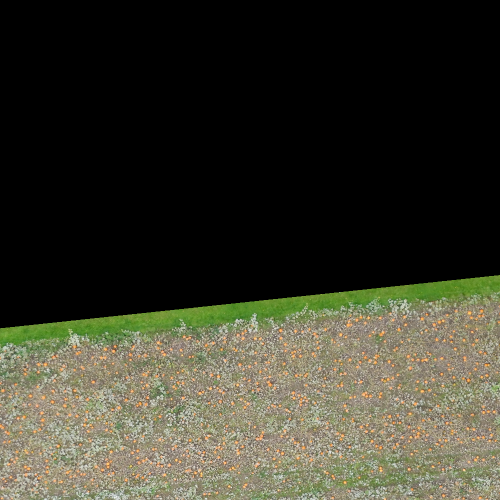
#> input picture Pumpkin_Counting/Mask data/mask_img.jpg, 1000 x 1000 px (shown at 1/2 size); the run also reads 1 picture not shown here
$ python Mask.py
#> lines starting #> are read from the running program, lines starting #| are printed output that depends on the picture; after the words box and inside, x2 and y2 are one past the last pixel; in counts of white or black regions, pixels touching at a corner belong together; long printed decimals are rounded
import cv2
import numpy as np
import os
import matplotlib.pyplot as plt

REF_IMG_NO = 4

def extract_annotated_pixels_and_mask(original_image_path, annotated_image_path):
    # Read the original and annotated images
#> called with original_image_path = 'Mask data/mask_img.jpg', annotated_image_path = 'Mask data/mask_img_4_red.jpg'
    original_image = cv2.imread(original_image_path)
#> original_image is the input picture: shape (1000, 1000, 3); mean B, G, R 44.9, 57.8, 58.8
    annotated_image = cv2.imread(annotated_image_path)

    # Create a mask for the annotated pixels (using red color range)
    mask = cv2.inRange(annotated_image, (0, 0, 245), (10, 10, 255))
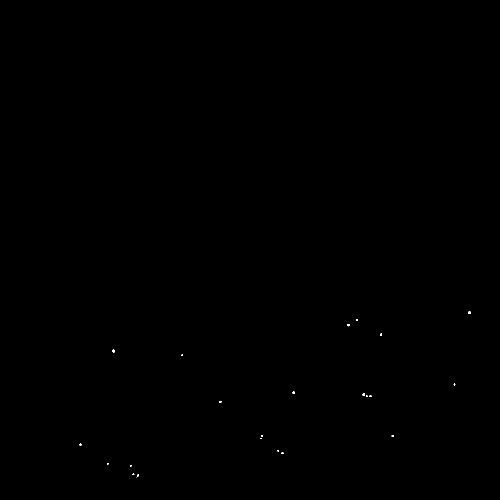
#> mask: shape (1000, 1000) (shown at 1/2 size); 0.03% white in thin lines or dots, all inside (x1, y1, x2, y2) = (159, 623, 941, 955)

    # Apply the mask to the original image to extract annotated pixel values
    annotated_pixel_values = original_image[mask == 255]
#> annotated_pixel_values = 292 rows, first 8: [103, 161, 236], [104, 165, 245], [105, 162, 241], [100, 154, 229], [109, 185, 250], [106, 188, 250], [105, 186, 250], [105, 182, 249]

    return annotated_pixel_values, mask

def calculate_color_statistics(pixel_values):
    # Convert pixel values to numpy array
    pixel_values = np.array(pixel_values)

    # Calculate mean and standard deviation in RGB color space
    mean_rgb = np.mean(pixel_values, axis=0)
    std_rgb = np.std(pixel_values, axis=0)

    # Convert pixel values to CieLAB color space
    pixel_lab = cv2.cvtColor(pixel_values.reshape(1, -1, 3), cv2.COLOR_RGB2Lab)

    # Calculate mean and standard deviation in CieLAB color space
    mean_lab = np.mean(pixel_lab, axis=(0, 1))
    std_lab = np.std(pixel_lab, axis=(0, 1))

    # Calculate covariance matrix in RGB color space
    cov_rgb = np.cov(pixel_values.transpose())

    full_cov = np.concatenate((mean_rgb, cov_rgb.flatten()))

    return mean_rgb, std_rgb, mean_lab, std_lab, full_cov

def visualize_distribution(pixel_values, pixel_lab, save_path=None):
    # Visualize distribution of color values in RGB and CieLAB color spaces
    r, g, b = pixel_values[:, 0], pixel_values[:, 1], pixel_values[:, 2]
    l, a, b_lab = pixel_lab[:, :, 0], pixel_lab[:, :, 1], pixel_lab[:, :, 2]

    plt.figure(figsize=(12, 6))

    # Plot RGB distribution
    plt.subplot(2, 3, 1)
    plt.hist(r, bins=20, color='red', alpha=0.5, label='R')
    plt.title("RGB Distribution (R)")
    plt.xlabel("Pixel Intensity")
    plt.ylabel("Frequency")
    plt.legend()

    plt.subplot(2, 3, 2)
    plt.hist(g, bins=20, color='green', alpha=0.5, label='G')
    plt.title("RGB Distribution (G)")
    plt.xlabel("Pixel Intensity")
    plt.ylabel("Frequency")
    plt.legend()

    plt.subplot(2, 3, 3)
    plt.hist(b, bins=20, color='blue', alpha=0.5, label='B')
    plt.title("RGB Distribution (B)")
    plt.xlabel("Pixel Intensity")
    plt.ylabel("Frequency")
    plt.legend()

    # Plot CieLAB distribution
    plt.subplot(2, 3, 4)
    plt.hist(l.ravel(), bins=20, color='lightgray', alpha=0.5, label='L*')
    plt.title("CieLAB L* Distribution")
    plt.xlabel("L* Value")
    plt.ylabel("Frequency")

    plt.subplot(2, 3, 5)
    plt.hist(a.ravel(), bins=20, color='lightgreen', alpha=0.5, label='a*')
    plt.title("CieLAB a* Distribution")
    plt.xlabel("a* Value")
    plt.ylabel("Frequency")

    plt.subplot(2, 3, 6)
    plt.hist(b_lab.ravel(), bins=20, color='skyblue', alpha=0.5, label='b*')
    plt.title("CieLAB b* Distribution")
    plt.xlabel("b* Value")
    plt.ylabel("Frequency")

    plt.tight_layout()

    if save_path:
        plt.savefig(save_path)
    else:
        plt.show()

def save_mean_color(mean_rgb, save_path):
    mean_rgb_img = np.full((100, 100, 3), mean_rgb, dtype=np.uint8)
    plt.figure(figsize=(5, 5))
    plt.imshow(cv2.cvtColor(mean_rgb_img, cv2.COLOR_BGR2RGB))
    plt.title("Mean Color (RGB)")
    plt.axis('off')
    plt.savefig(save_path)

def save_covariance_matrix(cov_rgb, save_path):
    np.savetxt(save_path, cov_rgb)

# Main function
if __name__ == "__main__":
    # Provide the paths to the original and annotated images
    original_image_path = "Mask data/mask_img.jpg"
    annotated_image_path = "Mask data/mask_img_" + str(REF_IMG_NO) + "_red.jpg"

    # Extract annotated pixels and mask
    annotated_pixel_values, mask = extract_annotated_pixels_and_mask(original_image_path, annotated_image_path)

    # Calculate color statistics
    mean_rgb, std_rgb, mean_lab, std_lab, cov_rgb = calculate_color_statistics(annotated_pixel_values)
#> in calculate_color_statistics, `pixel_values = np.array(pixel_values)`: pixel_values has the same summary as annotated_pixel_values in extract_annotated_pixels_and_mask
#> in calculate_color_statistics, `mean_rgb = np.mean(pixel_values, axis=0)`: mean_rgb = [112.6, 184.3, 243.9]
#> in calculate_color_statistics, `std_rgb = np.std(pixel_values, axis=0)`: std_rgb = [17.76, 17.81, 15.51]
#> in calculate_color_statistics, `pixel_lab = cv2.cvtColor(pixel_values.reshape(1, -1, 3), cv2.COLOR_RGB..`: pixel_lab = 292 rows, first 8: [167, 131, 85], [171, 131, 82], [168, 132, 83], [161, 132, 85], [186, 123, 89], [188, 121, 90], [186, 121, 89], [183, 123, 88]
#> in calculate_color_statistics, `mean_lab = np.mean(pixel_lab, axis=(0, 1))`: mean_lab = [185.2, 122.4, 91.71]
#> in calculate_color_statistics, `std_lab = np.std(pixel_lab, axis=(0, 1))`: std_lab = [14.52, 7.39, 7.75]
#> in calculate_color_statistics, `cov_rgb = np.cov(pixel_values.transpose())`: cov_rgb = [[316.6, 135.6, 48.22], [135.6, 318.4, 148.9], [48.22, 148.9, 241.4]]
#> in calculate_color_statistics, `full_cov = np.concatenate((mean_rgb, cov_rgb.flatten()))`: full_cov = [112.6, 184.3, 243.9, 316.6, 135.6, 48.22, 135.6, 318.4, 148.9, 48.22, 148.9, 241.4]
#> mean_rgb = [112.6, 184.3, 243.9]; std_rgb = [17.76, 17.81, 15.51]; mean_lab = [185.2, 122.4, 91.71]; std_lab = [14.52, 7.39, 7.75]; cov_rgb has the same summary as full_cov in calculate_color_statistics
    print("RGB Mean:", mean_rgb)
#| RGB Mean: [112.589  184.325 243.853]
    print("RGB Standard Deviation:", std_rgb)
#| RGB Standard Deviation: [17.762  17.813 15.511]
    print("CieLAB Mean:", mean_lab)
#| CieLAB Mean: [185.192 122.438  91.709]
    print("CieLAB Standard Deviation:", std_lab)
#| CieLAB Standard Deviation: [14.523  7.389   7.747]
    print("RGB Covariance Matrix:", cov_rgb)
#| RGB Covariance Matrix: [112.589  184.325 243.853 316.587 135.584
#|   48.218 135.584 318.399 148.911  48.218
#|  148.911 241.425]

    # Save the distribution plots
    visualize_distribution(annotated_pixel_values, cv2.cvtColor(annotated_pixel_values.reshape(-1, 1, 3), cv2.COLOR_RGB2Lab), save_path="Mask data/mask_img_" + str(REF_IMG_NO) + "_distribution_plots.jpg")
#> in visualize_distribution, `r, g, b = pixel_values[:, 0], pixel_values[:, 1], pixel_values[:, 2]`: r = 292 values, max 163 at index 176, min 55 at index 54, mean 112.6; g = 292 values, max 238 at index 99, min 115 at index 66, mean 184.3; b = 292 values, max 255 at index 23, min 179 at index 66, mean 243.9
#> in visualize_distribution, `l, a, b_lab = pixel_lab[:, :, 0], pixel_lab[:, :, 1], pixel_lab[:, :, 2]`: l = 292 values, max 229 at index 99, min 123 at index 67, mean 185.2; a = 292 values, max 134 at index 66, min 101 at index 97, mean 122.4; b_lab = 292 values, max 117 at index 260, min 76 at index 290, mean 91.71
#> in visualize_distribution, `plt.savefig(save_path)`:
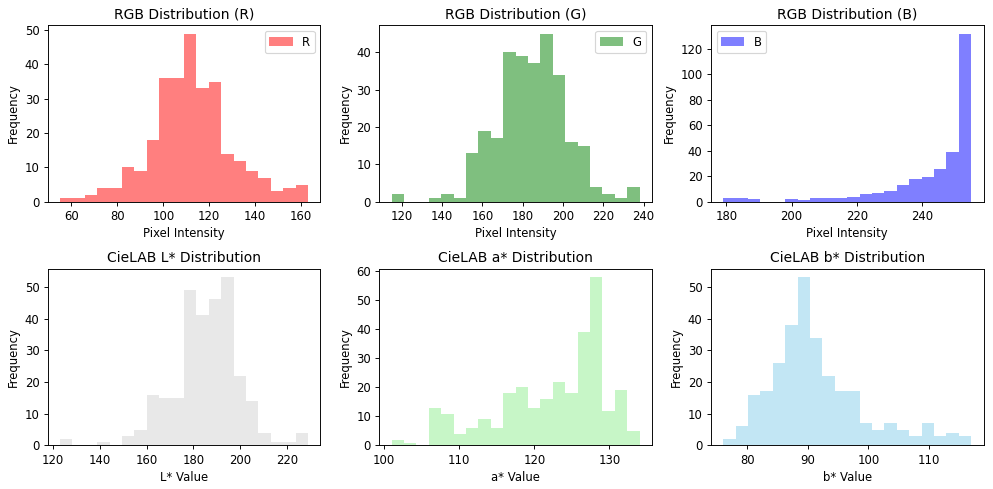
#> figure drawn by matplotlib, 6 panels; panel 1: tallest bar 49 high, from x = 109 to 114.4; panel 2: tallest bar 45 high, from x = 188.8 to 194.9; panel 3: tallest bar 132 high, from x = 251.2 to 255; panel 4: tallest bar 53 high, from x = 191.9 to 197.2

    # Save the mean color in RGB
    save_mean_color(mean_rgb, save_path="Mask data/mask_img_" + str(REF_IMG_NO) + "_mean_color_rgb.jpg")
#> in save_mean_color, `mean_rgb_img = np.full((100, 100, 3), mean_rgb, dtype=np.uint8)`:
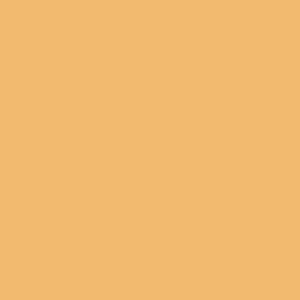
#> mean_rgb_img: shape (100, 100, 3) (shown 3 times larger); mean of channels 0, 1, 2 112, 184, 243; drawn as B, G, R

    if not os.path.exists('Input files'):
        os.makedirs('Input files')
    # Save the covariance matrix
    save_covariance_matrix(cov_rgb, save_path="Input files/mask_img_" + str(REF_IMG_NO) + "_covariance_matrix.txt")
